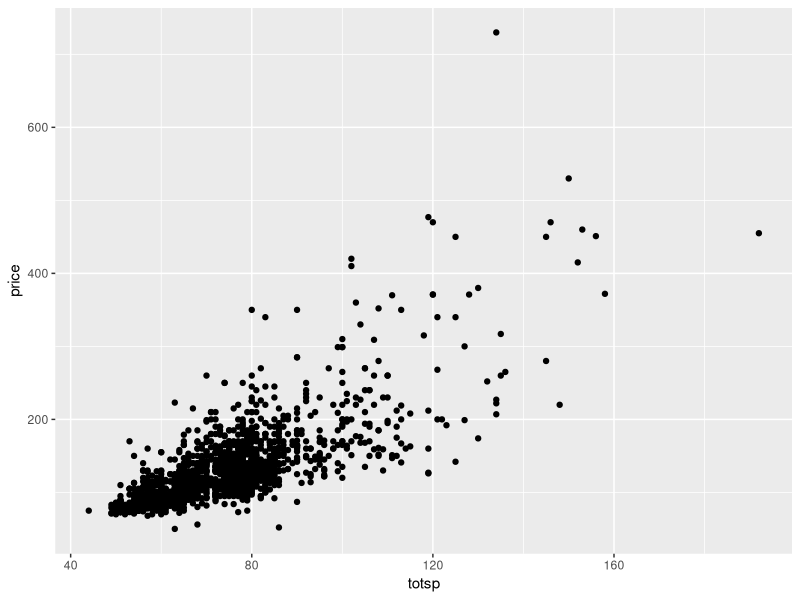
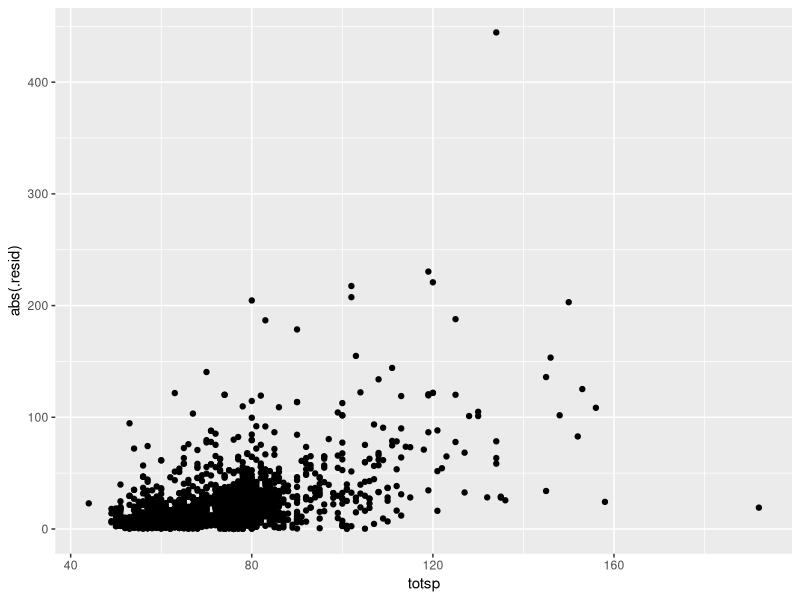
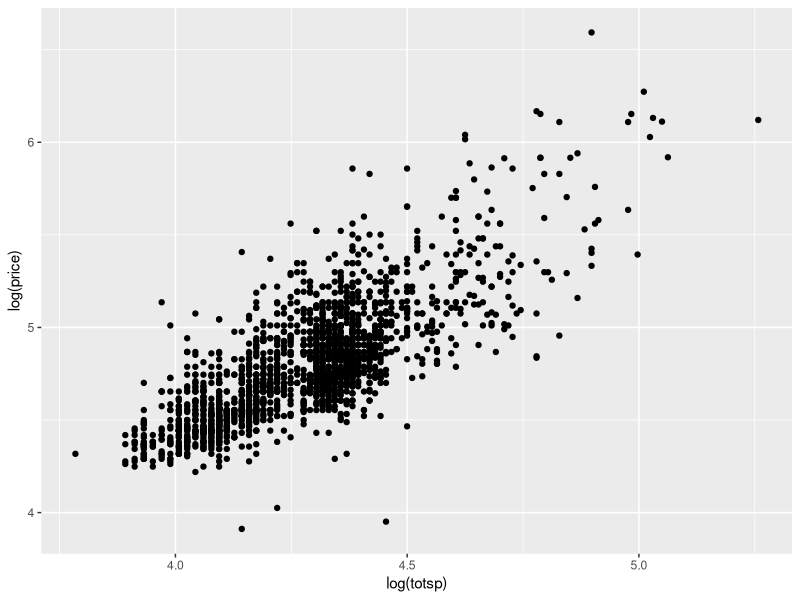

Recreate these plots in R, in order.
# Esli russkie bukvi prevratilitis v krakozyabry,
# to File - Reopen with encoding... - UTF-8 - Set as default - OK

library("sandwich") # vcovHC, vcovHAC
library("lmtest") # тесты
library("car") # еще тесты
library("dplyr") # манипуляции с данными
library("broom") # манипуляции
library("ggplot2") # графики

# в этот момент нужно установить рабочую папку
# Session - Set working directory - To source file location
# читаем данные из файла в таблицу h
h <- read.table("flats_moscow.txt", header=TRUE)

# смотрим, что всё корректно загрузилось
head(h) # носик
tail(h) # хвостик

qplot(data=h, x=totsp, y=price) # диаграмма рассеяния

# на первом шаге оценим модель с помощью МНК
# проигнорировав возможную гетероскедастичность
model <- lm(price~totsp, data=h) # простая модель парной регрессии

summary(model) # отчет по модели
coeftest(model) # тесты незначимости коэффициентов 
confint(model) # доверительные интервалы


# добавляем в исходную таблицу h прогнозы, остатки из модели model
h <- augment(model,h) 
glimpse(h) # смотрим, что добавилось в таблицу h

# строим зависимость модуля (функция abs) остатков от общей площади
qplot(data=h,totsp,abs(.resid))
# наличие любой зависимости на этом графике означает гетероскедастичность


# простая оценка ковариационной матрицы
# верная в условиях гомоскедастичности
# неверная в условиях гетероскедастичности
vcov(model) 



# робастная оценка ковариационной матрицы 
# устойчивая к гетероскедастичности
vcovHC(model,type="HC0") # формула Уайта
vcovHC(model) # современный вариант формулы Уайта "HC3"
vcovHC(model,type="HC2") # еще один вариант


# проверяем незначимость коэффициентов с помощью:
coeftest(model) # обычной оценки ковариационной матрицы

# робастной оценки ковариационной матрицы:
coeftest(model,vcov. = vcovHC(model))

# строим руками доверительные интервалы
# робастные к гетероскедастичности

# сначала сохраним таблицу с коэффициентами и робастными ст. ошибками
conftable <- coeftest(model,vcov. = vcovHC(model))

# возьмем из этой таблицы два столбика (1-ый и 2-ой) и поместим в таблицу ci
ci <- data.frame(estimate=conftable[,1],
                 se_hc=conftable[,2])
ci # глянем на таблицу ci
# добавим в ci левую и правую границу доверительного интервала
ci <- mutate(ci,left_ci=estimate-1.96*se_hc,
             right_ci=estimate+1.96*se_hc)
ci # смотрим на результат

# для сравнение доверительные интервалы
confint(model) # по формулам корректным для гомоскедастичности

# тест Бройша-Пагана
# Во вспомогательной регрессии квадраты остатков зависят от исходных регрессоров 
bptest(model)

# тест Уайта
# Во вспомогательной регрессии квадраты остатков 
# зависят от totsp и totsp^2
bptest(model, data=h, varformula = ~ totsp + I(totsp^2) )
# альтернативный вариант включить totsp и totsp^2
bptest(model, data=h, varformula = ~ poly(totsp, 2) )

# тест Голдфельда-Квандта
gqtest(model, order.by = ~totsp, data=h, fraction = 0.2)

# диаграмма рассеяния в логарифмах
qplot(data=h, log(totsp), log(price))
# визуально гетероскедастичность меньше выражена

# модель парной регрессии в логарифмах
model2 <- lm(data=h, log(price)~log(totsp))

# тест Голдфельда-Квандта для модели в логарифмах
gqtest(model2, order.by = ~totsp, data=h, fraction = 0.2)
# гетероскедастичность есть, но гораздо менее выраженная
